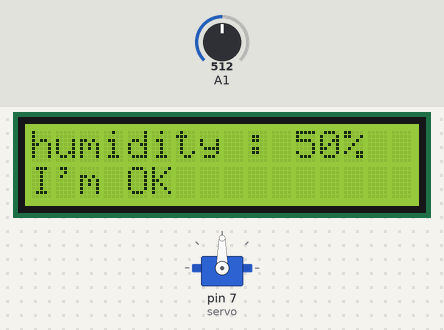
A sketch run on a simulated Arduino Uno, built with avr-gcc and run on an emulated ATmega328P. On the bench: servo, 16×2 character LCD. The test bench sets the inputs (shaded band); at power-on: A1 = 512.

Above: at 1.2 s.
1.3 s: A1 set to 650
At 2.8 s:
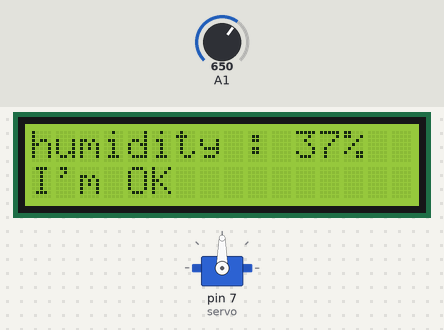
3.6 s: A1 set to 679
At 5.1 s:
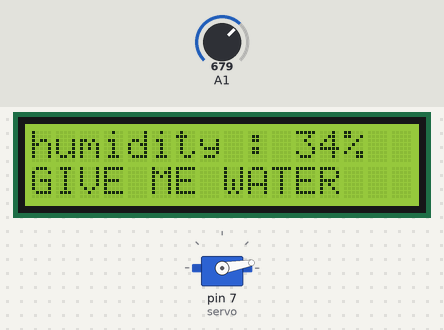
5.6 s: A1 set to 716
At 7.6 s:
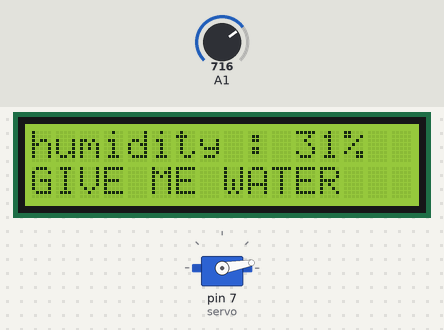
Timing chart, 0 to 9.1 s (numbered marks = the images above; inputs shaded):
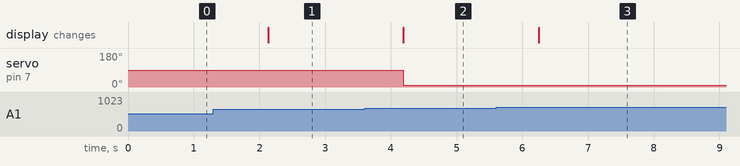

Measured:
- the behaviour switches between 664 and 665 on A1 (found by bisection; images 1 and 2)
- after the input at 1.3 s, the display: changes after 0.83 s (image 1)
- after the input at 3.6 s, servo on pin 7 (servo): 90° → 10° after 0.59 s; the display: changes after 0.59 s (image 2)
- after the input at 5.6 s, the display: changes after 0.65 s (image 3)

The sketch:

automatic_giving_water.ino
```cpp
#include <Wire.h>
#include <Servo.h>
#include <hd44780.h>
#include <hd44780ioClass/hd44780_I2Cexp.h>


hd44780_I2Cexp lcd;
Servo servo;
void setup(){
  Serial.begin(9600);
  servo.attach(7);
    // initialize the LCD
  lcd.begin(16, 2);

  // Turn on the blacklight and print a message.
  lcd.backlight();

  }
void loop(){
  int humidity = map(analogRead(A1), 0, 1023, 100, 0);
  lcd.clear();
  lcd.setCursor(0,0);
  lcd.print("humidity : ");
  lcd.print(humidity);
  lcd.print("%");
  lcd.setCursor(0,1);
  if( humidity <= 35){
    servo.write(10);
    lcd.print("GIVE ME WATER");
  }else{
    servo.write(90);
    lcd.print("I'm OK");
  }
  delay(1000);
}
```
